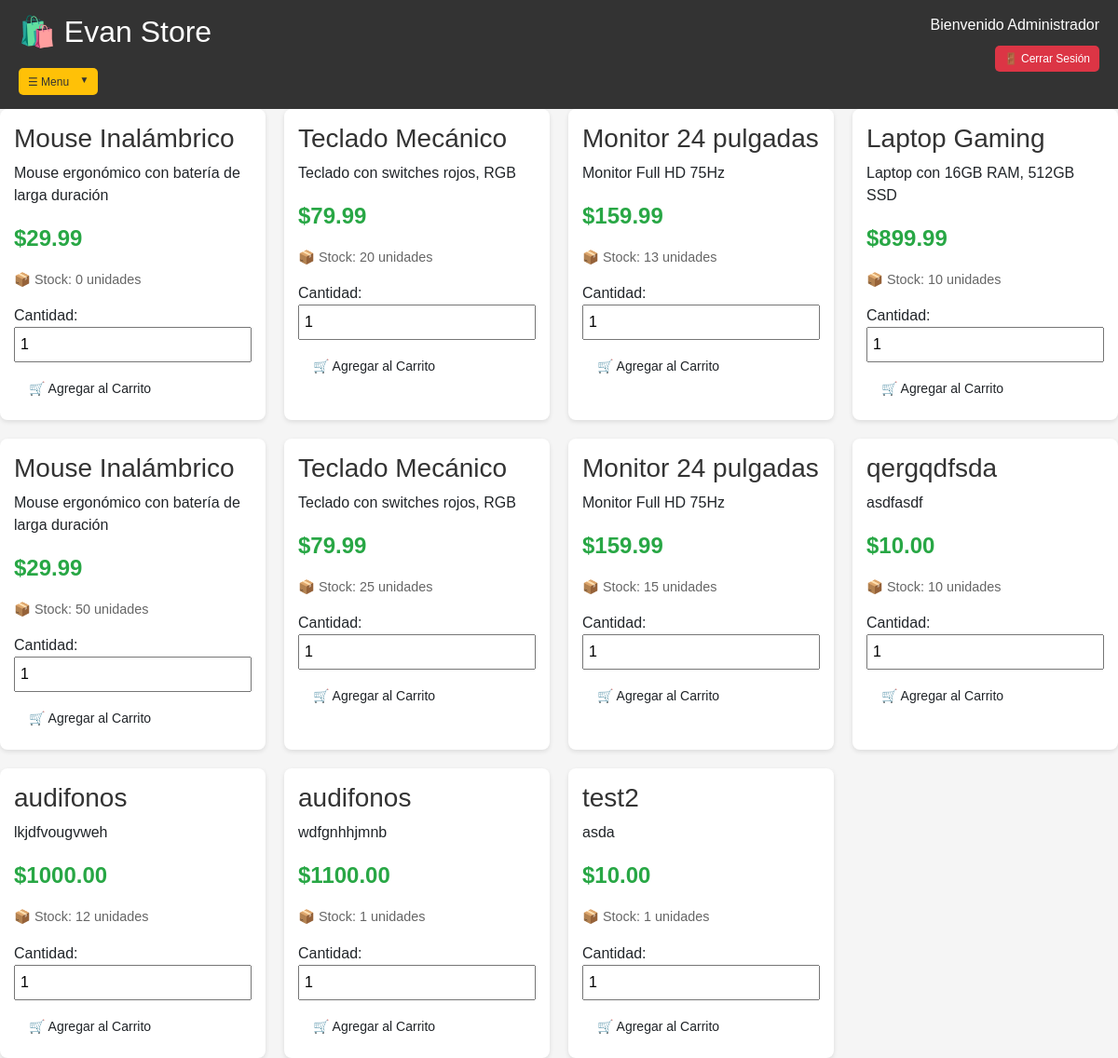
The page /tienda (signed in) on the database as committed earlier.
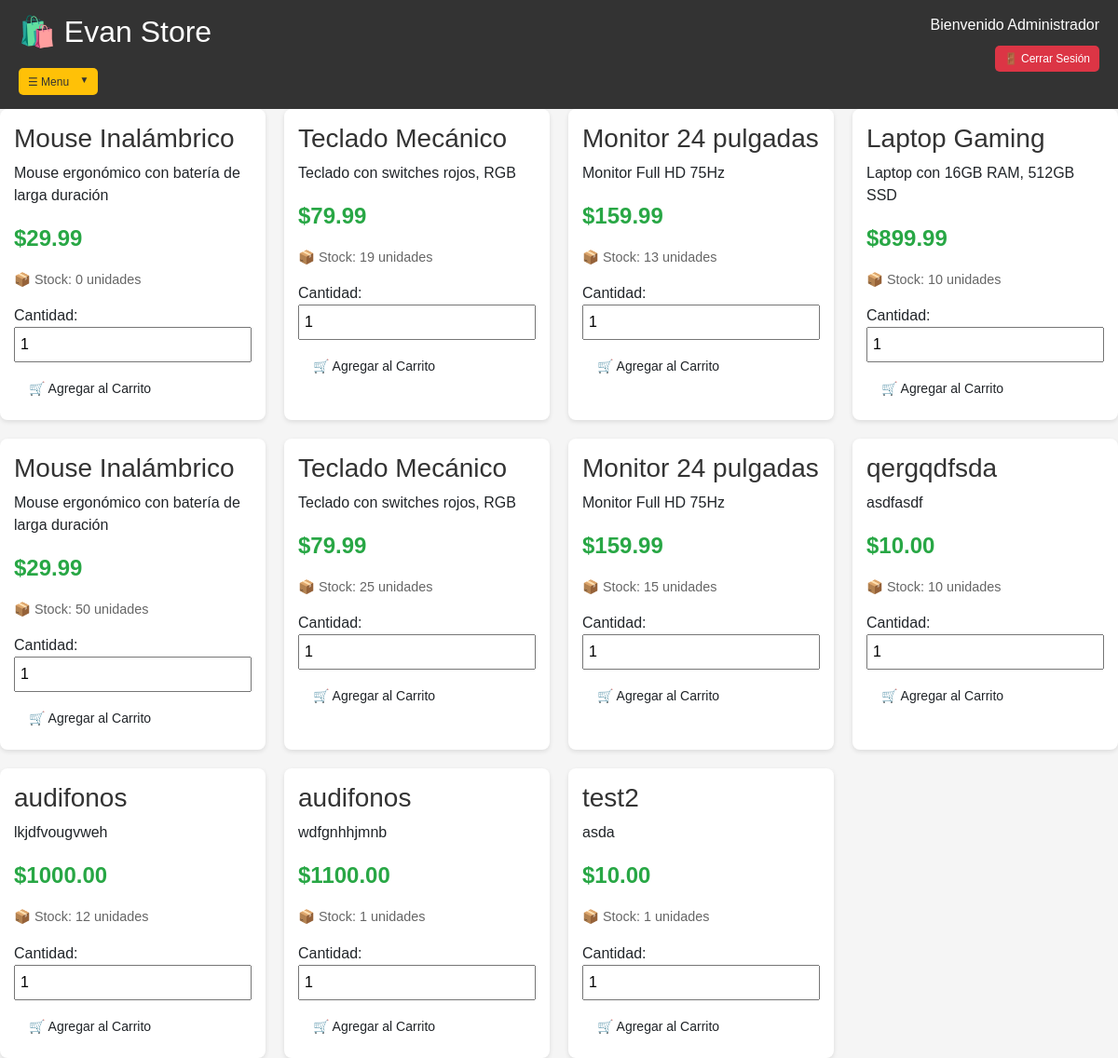
The same page on the database as committed later.
### models.py (models this page shows, shortened)
class Producto(db.Model):
    id = db.Column(db.Integer, primary_key=True)
    nombre = db.Column(db.String(200), nullable=False)
    descripcion = db.Column(db.Text)
    precio = db.Column(db.Float, nullable=False)
    stock = db.Column(db.Integer, default=0)
    imagen_url = db.Column(db.String(500))
    categoria = db.Column(db.String(100))
    fecha_creacion = db.Column(db.DateTime, default=datetime.utcnow)

### app.py (the view)
@app.route('/tienda')
@login_required
def tienda():
    productos = Producto.query.all()
    return render_template('productos.html', productos=productos)

### app.py (called while the page is built)
@login_manager.user_loader
def load_user(user_id):
    return Usuario.query.get(int(user_id))

### templates/productos.html (shortened to what this page needs)
<!DOCTYPE html>
<html lang="es">
<head>
    <link href="https://cdn.jsdelivr.net/npm/bootstrap@5.1.3/dist/css/bootstrap.min.css" rel="stylesheet">
    <link href="https://cdn.datatables.net/1.11.5/css/dataTables.bootstrap5.min.css" rel="stylesheet">
    <link rel="stylesheet" href="{{ url_for('static', filename='style.css') }}">
</head>
<body>
   {% include 'navbar.html' %}
    <div class="productos-container">
        {% for producto in productos %}
        <div class="producto-card">
            <h3>{{ producto.nombre }}</h3>
            <p>{{ producto.descripcion[:100] if producto.descripcion else 'Sin descripción' }}</p>
            <p class="precio">${{ "%.2f"|format(producto.precio) }}</p>
            <p class="stock">📦 Stock: {{ producto.stock }} unidades</p>
            <label>Cantidad:</label>
            <input type="number" id="cantidad-{{ producto.id }}" value="1" min="1" max="{{ producto.stock }}" style="width: 100%; margin-bottom: 10px; padding: 5px;">
            <button class="btn" onclick="agregarAlCarrito({{ producto.id }})">
                🛒 Agregar al Carrito
            </button>
        </div>
        {% endfor %}
    </div>
</body>
</html>

Rows that differ between the two databases and show on the page:
changed Producto (number 2 of 11 on the later page): stock "20" → "19"
